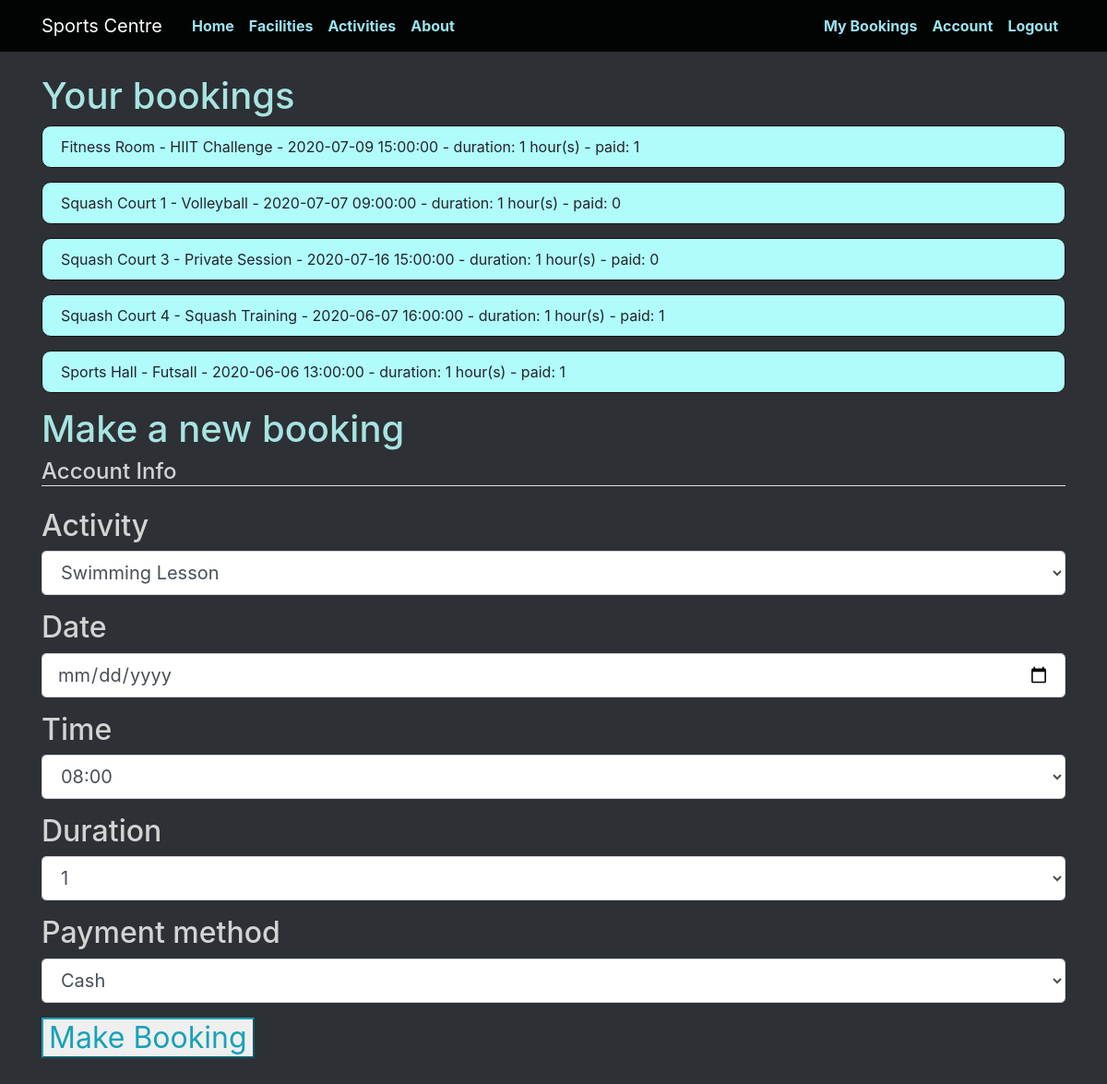
Screenshot of /my_bookings (signed in) with the database file from the repository.
### app/models.py (models this page shows)
class Booking(db.Model):
  id = db.Column(db.Integer, primary_key=True)
  facility = db.Column(db.Integer, db.ForeignKey('user.id'), nullable=False)
  user = db.Column(db.Integer, db.ForeignKey('facility.id') , nullable=False)
  datetime = db.Column(db.DateTime, nullable=False)
  week = db.Column(db.Integer)
  year = db.Column(db.Integer)
  duration = db.Column(db.Integer, nullable=False)
  activity = db.Column(db.Integer, nullable=False)
  paid = db.Column(db.Integer, default=0)

class Facility(db.Model):
  id = db.Column(db.Integer, primary_key=True)
  name = db.Column(db.String(100), nullable=False)
  capacity = db.Column(db.Integer)
  url = db.Column(db.String(100))
  description = db.Column(db.String, default="No description available!")

class Activity(db.Model):
  id = db.Column(db.Integer, primary_key=True)
  facility = db.Column(db.Integer, db.ForeignKey('facility.id'), nullable=False)
  name = db.Column(db.String)
  url = db.Column(db.String(100))

### app/views.py (the view, shortened to what this page needs)
@app.route('/my_bookings', methods=['GET', 'POST'])
@login_required
def my_bookings():
  bookings = models.Booking.query.order_by(models.Booking.id.asc()).filter_by(user=current_user.id)
  future_bookings = []
  for booking in bookings:
    if booking.datetime > datetime.now():
      future_bookings.append(booking)
  facilities = models.Facility.query.order_by(models.Facility.id.asc())
  activities = models.Activity.query.order_by(models.Activity.id.asc())
  form = BookingForm()
  form.activity.choices = [(activity.id, activity.name) for activity in models.Activity.query.all()]
  return render_template('my_bookings.html', title="My Bookings", bookings=future_bookings, facilities=facilities, activities=activities, form=form)

### app/forms.py
class BookingForm(Form):
  date_time = DateField('Date', validators=[DataRequired()])
  time = SelectField('Time', coerce=int, choices=([1, "08:00"], [2, "09:00"], [3, "10:00"], [4, "11:00"], [5, "12:00"], [6, "13:00"], [7, "14:00"], [8, "15:00"], [9, "16:00"]))
  activity = SelectField('Activity', coerce=int, choices=[])
  duration = SelectField('Duration', coerce=int, choices=([1, 1], [2, 2]))
  payment = SelectField('Payment method', coerce=int, choices=([1, "Cash"], [2, "Card"]))
  submit = SubmitField('Make Booking')

### app/models.py (called while the page is built)
@login_manager.user_loader
def load_user(user_id):
  return User.query.get(int(user_id))

### app/templates/my_bookings.html (shortened to what this page needs)
{% extends "index.html" %}
{% block content %}
  <h1>Your bookings</h1>
  {% for booking in bookings %}
  <article class="media content-section">
    {{ facilities[booking.facility-1].name }} - {{ activities[booking.activity-1].name }} - {{ booking.datetime}} - duration: {{ booking.duration }} hour(s) - paid: {{ booking.paid }}
  </article>
  {% endfor %}
  <h1>Make a new booking</h1>
  <h2>
    <form method='POST'>
      <fieldset class="form-group">
      <legend class="border-bottom mb-4">Account Info</legend>
      <div class="form-group">
        {{ form.activity.label(class="form-control-label") }}
        {{ form.activity(class="form-control form-control-lg") }}
      </div>
      <div class="form-group">
        {{ form.date_time.label(class="form-control-label") }}
        {% if form.date_time.errors %}
          {{ form.date_time(class="form-control form-control-lg is-invalid") }}
          <div class="inalid-feedback">
            {% for error in form.date_time.errors %}
              <span>{{ error }}</span>
            {% endfor %}
          </div>
        {% else %}
          {{ form.date_time(class="form-control form-control-lg") }}
        {% endif %}
      </div>
      <div class="form-group">
        {{ form.time.label(class="form-control-label") }}
        {{ form.time(class="form-control form-control-lg") }}
      </div>
      <div class="form-group">
        {{ form.duration.label(class="form-control-label") }}
        {% if form.duration.errors %}
          {{ form.duration(class="form-control form-control-lg is-invalid") }}
          <div class="inalid-feedback">
            {% for error in form.duration.errors %}
              <span>{{ error }}</span>
            {% endfor %}
          </div>
        {% else %}
          {{ form.duration(class="form-control form-control-lg") }}
        {% endif %}
      </div>
      <div class="form-group">
        {{ form.payment.label(class="form-control-label") }}
        {{ form.payment(class="form-control form-control-lg") }}
      </div>
      <div class="form-group">
        {{ form.submit(class="btw btn-outline-info") }}
      </div>
    </form>
  </h2>
{% endblock %}

### app/static/style.css (style rules this page uses)
body { background: rgb(45, 48, 53); color: rgb(36, 37, 43); margin-top: 5rem; }
h1, h3, h4, h5, h6 { color: #a7e4e1; }
h2 { color: lightgrey; }
.content-section { background: #b0fcfc; padding: 10px 20px; border: 1px solid #161515; border-radius: 10px; margin-bottom: 15px; }

### rows the page displays
Booking: facility.name "Fitness Room", activity.name "HIIT Challenge", datetime "2020-07-09 15:00:00", duration "1", paid "1"
Booking: facility.name "Squash Court 1", activity.name "Volleyball", datetime "2020-07-07 09:00:00", duration "1", paid "0"
Booking: facility.name "Squash Court 3", activity.name "Private Session", datetime "2020-07-16 15:00:00", duration "1", paid "0"
Booking: facility.name "Squash Court 4", activity.name "Squash Training", datetime "2020-06-07 16:00:00", duration "1", paid "1"
Booking: facility.name "Sports Hall", activity.name "Futsall", datetime "2020-06-06 13:00:00", duration "1", paid "1"
